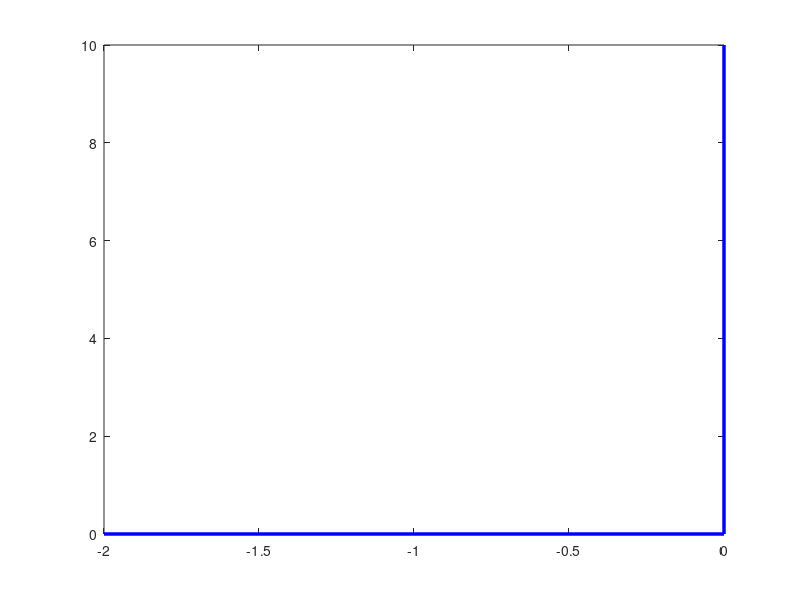

Here is the MATLAB script that generated this plot: (Note: this script raises an error after producing the figure.)
%% INITIALIZE
%%%%%%%%%%%%%%%%%%%%%%%%%
clear;
close all;
clc;
%%%%%%%%%%%%%%%%%%%%%%%%%
%% CONSTANT DEFINITION
%%%%%%%%%%%%%%%%%%%%%%%%%
k = 1.38064852e-23;
q_e = 1.60217662e-19;
I_s = 1e-12;
T = 300; % Kelvins, Room temperature
%%%%%%%%%%%%%%%%%%%%%%%%%
%% VISUALISATION
%%%%%%%%%%%%%%%%%%%%%%%%%

% Up close or far away regulator
I_limits = [-2 10];% * 5e-12;

% V = linspace(-1, 1, 1e4);

fig = figure();
plot([-2, 0], [0, 0], '-b', 'LineWidth', 2.5);
hold on
plot([0, 0], [0, 10], '-b', 'LineWidth', 2.5);
xline(0, 'LineWidth', 1 ,'alpha', .5);
yline(0, 'LineWidth', 1, 'alpha', .5);
xlim([-.9, .9])
ylim(I_limits)
xlabel('ძაბვა (ვოლტი)')
ylabel('გამავალი დენი (ამპერი)')
legend('იდეალური დიოდის გრაფი', 'Location', 'northwest')
title('დენის ძაბვაზე დამოკიდებულების გრაფი')
grid on
grid minor

saveas(fig, '../images/iv_perfect.png')